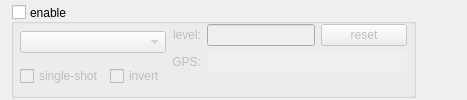
           <widget class="QWidget" name="triggerTab">
            <attribute name="title">
             <string>trigger</string>
            </attribute>
            <layout class="QHBoxLayout" name="horizontalLayout_2">
             <property name="topMargin">
              <number>4</number>
             </property>
             <property name="bottomMargin">
              <number>2</number>
             </property>
             <item>
              <widget class="QGroupBox" name="triggerGroup">
               <property name="sizePolicy">
                <sizepolicy hsizetype="Preferred" vsizetype="Expanding">
                 <horstretch>0</horstretch>
                 <verstretch>0</verstretch>
                </sizepolicy>
               </property>
               <property name="toolTip">
                <string>enable trigger for online mode</string>
               </property>
               <property name="autoFillBackground">
                <bool>false</bool>
               </property>
               <property name="title">
                <string>enable</string>
               </property>
               <property name="alignment">
                <set>Qt::AlignVCenter</set>
               </property>
               <property name="flat">
                <bool>false</bool>
               </property>
               <property name="checkable">
                <bool>true</bool>
               </property>
               <property name="checked">
                <bool>false</bool>
               </property>
               <layout class="QHBoxLayout" name="horizontalLayout_7">
                <property name="leftMargin">
                 <number>6</number>
                </property>
                <property name="topMargin">
                 <number>0</number>
                </property>
                <property name="rightMargin">
                 <number>6</number>
                </property>
                <property name="bottomMargin">
                 <number>0</number>
                </property>
                <item>
                 <layout class="QVBoxLayout" name="verticalLayout_3">
                  <item>
                   <widget class="QComboBox" name="triggerSelect">
                    <property name="sizePolicy">
                     <sizepolicy hsizetype="Preferred" vsizetype="Fixed">
                      <horstretch>0</horstretch>
                      <verstretch>0</verstretch>
                     </sizepolicy>
                    </property>
                    <property name="minimumSize">
                     <size>
                      <width>0</width>
                      <height>20</height>
                     </size>
                    </property>
                    <property name="toolTip">
                     <string>trigger channel</string>
                    </property>
                   </widget>
                  </item>
                  <item>
                   <layout class="QHBoxLayout" name="horizontalLayout_3">
                    <item>
                     <widget class="QCheckBox" name="triggerSingle">
                      <property name="toolTip">
                       <string>stop online update on trigger</string>
                      </property>
                      <property name="text">
                       <string>single-shot</string>
                      </property>
                     </widget>
                    </item>
                    <item>
                     <widget class="QCheckBox" name="triggerInvert">
                      <property name="toolTip">
                       <string>invert trigger (negative crossing)</string>
                      </property>
                      <property name="text">
                       <string>invert</string>
                      </property>
                     </widget>
                    </item>
                   </layout>
                  </item>
                 </layout>
                </item>
                <item>
                 <layout class="QFormLayout" name="formLayout_3">
                  <property name="labelAlignment">
                   <set>Qt::AlignRight|Qt::AlignTrailing|Qt::AlignVCenter</set>
                  </property>
                  <item row="0" column="0">
                   <widget class="QLabel" name="label_level">
                    <property name="text">
                     <string>level:</string>
                    </property>
                    <property name="alignment">
                     <set>Qt::AlignRight|Qt::AlignTrailing|Qt::AlignVCenter</set>
                    </property>
                   </widget>
                  </item>
                  <item row="0" column="1">
                   <layout class="QHBoxLayout" name="horizontalLayout_11">
                    <item>
                     <widget class="QLineEdit" name="triggerLevel">
                      <property name="sizePolicy">
                       <sizepolicy hsizetype="Fixed" vsizetype="Minimum">
                        <horstretch>0</horstretch>
                        <verstretch>0</verstretch>
                       </sizepolicy>
                      </property>
                      <property name="minimumSize">
                       <size>
                        <width>0</width>
                        <height>20</height>
                       </size>
                      </property>
                      <property name="toolTip">
                       <string>trigger level</string>
                      </property>
                     </widget>
                    </item>
                    <item>
                     <widget class="QPushButton" name="triggerResetLevel">
                      <property name="sizePolicy">
                       <sizepolicy hsizetype="Minimum" vsizetype="Minimum">
                        <horstretch>0</horstretch>
                        <verstretch>0</verstretch>
                       </sizepolicy>
                      </property>
                      <property name="minimumSize">
                       <size>
                        <width>0</width>
                        <height>0</height>
                       </size>
                      </property>
                      <property name="toolTip">
                       <string>reset trigger level to data mean</string>
                      </property>
                      <property name="text">
                       <string>reset</string>
                      </property>
                     </widget>
                    </item>
                   </layout>
                  </item>
                  <item row="1" column="0">
                   <widget class="QLabel" name="label_time">
                    <property name="text">
                     <string>GPS:</string>
                    </property>
                    <property name="alignment">
                     <set>Qt::AlignRight|Qt::AlignTrailing|Qt::AlignVCenter</set>
                    </property>
                   </widget>
                  </item>
                  <item row="1" column="1">
                   <widget class="QLineEdit" name="triggerTime">
                    <property name="sizePolicy">
                     <sizepolicy hsizetype="Fixed" vsizetype="Minimum">
                      <horstretch>0</horstretch>
                      <verstretch>0</verstretch>
                     </sizepolicy>
                    </property>
                    <property name="minimumSize">
                     <size>
                      <width>200</width>
                      <height>20</height>
                     </size>
                    </property>
                    <property name="toolTip">
                     <string>GPS time of last trigger</string>
                    </property>
                    <property name="layoutDirection">
                     <enum>Qt::LeftToRight</enum>
                    </property>
                    <property name="autoFillBackground">
                     <bool>false</bool>
                    </property>
                    <property name="frame">
                     <bool>false</bool>
                    </property>
                    <property name="alignment">
                     <set>Qt::AlignLeading|Qt::AlignLeft|Qt::AlignVCenter</set>
                    </property>
                    <property name="readOnly">
                     <bool>true</bool>
                    </property>
                   </widget>
                  </item>
                 </layout>
                </item>
               </layout>
              </widget>
             </item>
             <item>
              <spacer name="horizontalSpacer">
               <property name="orientation">
                <enum>Qt::Horizontal</enum>
               </property>
               <property name="sizeHint" stdset="0">
                <size>
                 <width>40</width>
                 <height>20</height>
                </size>
               </property>
              </spacer>
             </item>
            </layout>
           </widget>
